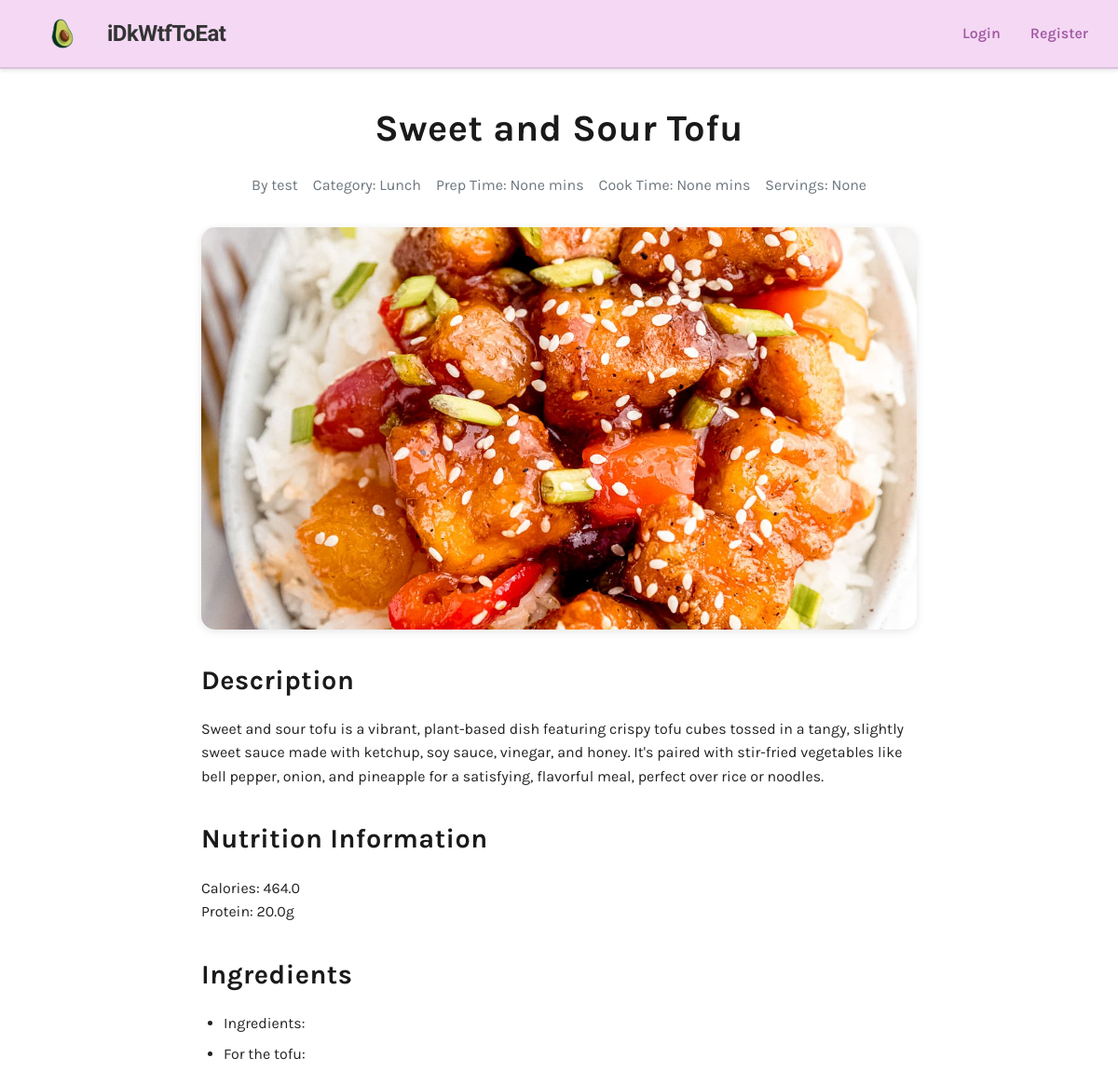
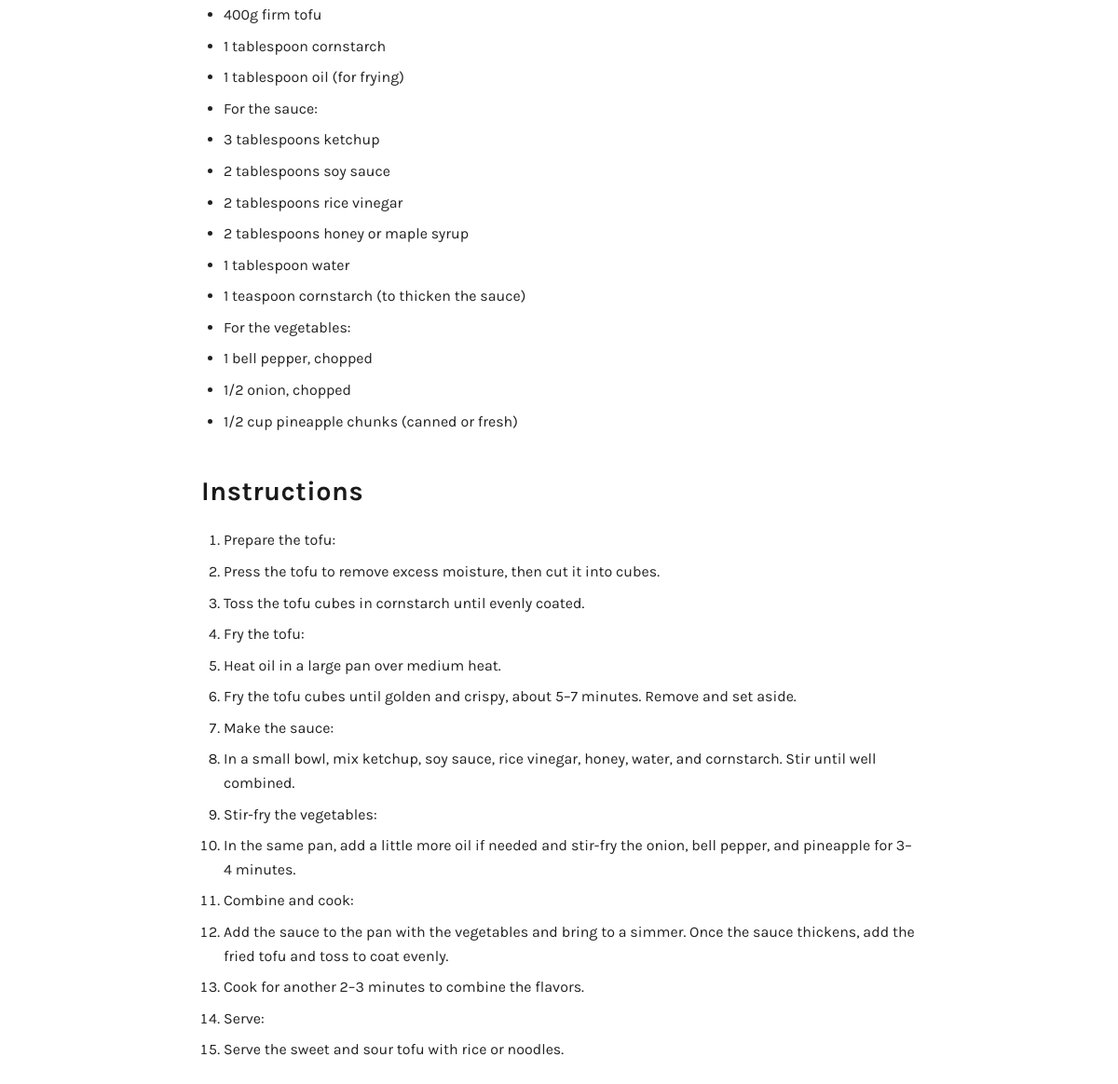
The app's page /recipe/5 with its own data (2 pictures, top to bottom).
### app/models.py (models this page shows, shortened)
class Recipe(db.Model):
    id = db.Column(db.Integer, primary_key=True)
    title = db.Column(db.String(100), nullable=False)
    description = db.Column(db.Text)
    ingredients = db.Column(db.Text, nullable=False)
    instructions = db.Column(db.Text, nullable=False)
    calories = db.Column(db.Float, nullable=False)
    protein = db.Column(db.Float, nullable=False)
    created_at = db.Column(db.DateTime, default=datetime.utcnow)
    user_id = db.Column(db.Integer, db.ForeignKey('user.id'))
    category_id = db.Column(db.Integer, db.ForeignKey('category.id'))
    image_url = db.Column(db.String(255))  # Store the path to the uploaded image
    prep_time = db.Column(db.Float)
    cook_time = db.Column(db.Float)
    servings = db.Column(db.Float)

class User(UserMixin, db.Model):
    id = db.Column(db.Integer, primary_key=True)
    username = db.Column(db.String(64), unique=True, nullable=False)
    email = db.Column(db.String(120), unique=True, nullable=False)
    password_hash = db.Column(db.String(128))
    recipes = db.relationship('Recipe', backref='author', lazy='dynamic')

class Category(db.Model):
    id = db.Column(db.Integer, primary_key=True)
    name = db.Column(db.String(50), unique=True, nullable=False)
    recipes = db.relationship('Recipe', backref='category', lazy='dynamic')

### app/main/routes.py (the view)
@bp.route('/recipe/<int:id>')
def view_recipe(id):
    recipe = Recipe.query.get_or_404(id)
    return render_template('view_recipe.html', recipe=recipe)

### app/templates/view_recipe.html (shortened to what this page needs)
{% extends "base.html" %}
{% block content %}
<div class="recipe-details">
    <div class="recipe-header">
        <h1>{{ recipe.title }}</h1>
        <div class="recipe-meta">
            <span>By {{ recipe.author.username }}</span>
            <span>Category: {{ recipe.category.name }}</span>
            <span>Prep Time: {{ recipe.prep_time }} mins</span>
            <span>Cook Time: {{ recipe.cook_time }} mins</span>
            <span>Servings: {{ recipe.servings }}</span>
        </div>
    </div>
    {% if recipe.image_url %}
        <div class="recipe-image">
            <img src="{{ recipe.image_url }}" alt="{{ recipe.title }}">
        </div>
    {% endif %}
    <div class="recipe-content">
        <div class="recipe-description">
            <h2>Description</h2>
            <p>{{ recipe.description }}</p>
        </div>
        <div class="recipe-nutrition">
            <h2>Nutrition Information</h2>
            <div class="nutrition-info">
                <div class="nutrition-item">
                    <span class="label">Calories:</span>
                    <span class="value">{{ recipe.calories }}</span>
                </div>
                <div class="nutrition-item">
                    <span class="label">Protein:</span>
                    <span class="value">{{ recipe.protein }}g</span>
                </div>
            </div>
        </div>
        <div class="recipe-ingredients">
            <h2>Ingredients</h2>
            <ul>
                {% for ingredient in recipe.ingredients.split('\n') %}
                    {% if ingredient.strip() %}
                        <li>{{ ingredient.strip() }}</li>
                    {% endif %}
                {% endfor %}
            </ul>
        </div>
        <div class="recipe-instructions">
            <h2>Instructions</h2>
            <ol>
                {% for step in recipe.instructions.split('\n') %}
                    {% if step.strip() %}
                        <li>{{ step.strip() }}</li>
                    {% endif %}
                {% endfor %}
            </ol>
        </div>
    </div>
</div>
{% endblock %}

### app/static/css/styles.css (style rules this page uses)
:root { --primary-color: #F4D8F4; --secondary-color: #6c757d; --success-color: #28a745; --danger-color: #dc3545; --light-color: #f8f9fa; --dark-color: #343a40; --border-color: #dee2e6; --text-color: #333333; --link-color: #333333; --hover-color: #000000; }
* { margin: 0; padding: 0; box-sizing: border-box; }
body { font-family: "Karla", sans-serif; line-height: 1.6; color: #333; background-color: #ffffff; min-width: 100%; overflow-x: hidden; }
.recipe-details { max-width: 800px; margin: 2rem auto; padding: 0 1rem; }
.recipe-header { text-align: center; margin-bottom: 2rem; }
.recipe-header h1 { font-size: 2.5rem; margin-bottom: 1rem; }
.recipe-meta { display: flex; flex-wrap: wrap; gap: 1rem; justify-content: center; color: var(--secondary-color); margin-bottom: 2rem; }
.recipe-details .recipe-image { width: 100%; padding-top: 56.25%; position: relative; overflow: hidden; border-radius: 15px; background-color: #f5f5f5; margin-bottom: 2rem; box-shadow: 0 2px 10px rgba(0, 0, 0, 0.1); }
.recipe-details .recipe-image img { position: absolute; top: 0; left: 0; width: 100%; height: 100%; object-fit: cover; object-position: center; }
.recipe-content { display: grid; gap: 2rem; }
.recipe-content h2 { font-size: 1.8rem; margin-bottom: 1rem; color: var(--text-color); }
.recipe-ingredients ul, .recipe-instructions ol { padding-left: 1.5rem; margin-top: 1rem; }
.recipe-ingredients li, .recipe-instructions li { margin-bottom: 0.5rem; line-height: 1.6; }
body, .container, .main-container, .card, .recipe-card, .recipe-info, .discover-section, .hot-recipes, .user-profile, .user-recipes { color: #222 !important; background-color: #fff; }
h1, h2, h3, h4, h5, h6, .recipe-header h1, .hot-recipes h2, .discover-section h1, .user-profile h1, .user-recipes h2 { color: #1a1a1a !important; font-weight: 700; letter-spacing: 0.5px; text-shadow: 0 1px 2px rgba(255,255,255,0.7); }

### records on screen
Recipe: title "Sweet and Sour Tofu", prep_time "None", cook_time "None", servings "None", image_url (picture), description "Sweet and sour tofu is a vibrant, plant-based dish featuring crispy tofu cubes tossed in a tangy, slightly sweet sauce made with ketchup, soy sauce, vinegar, and honey. It's paired with stir-fried vegetables like bell pepper, onion, and pineapple for a satisfying, flavorful meal, perfect over rice or noodles.", calories "464.0", protein "20.0"
User: author.username "test"
Category: category.name "Lunch"

### other values on screen
{{ ingredient.strip() }} "Ingredients:" "For the tofu:" "400g firm tofu" "1 tablespoon cornstarch" "1 tablespoon oil (for frying)" "For the sauce:" "3 tablespoons ketchup" "2 tablespoons soy sauce" "2 tablespoons rice vinegar" "2 tablespoons honey or maple syrup" "1 tablespoon water" "1 teaspoon cornstarch (to thicken the sauce)" "For the vegetables:" "1 bell pepper, chopped" "1/2 onion, chopped" "1/2 cup pineapple chunks (canned or fresh)"
{{ step.strip() }} "Prepare the tofu:" "Press the tofu to remove excess moisture, then cut it into cubes." "Toss the tofu cubes in cornstarch until evenly coated." "Fry the tofu:" "Heat oil in a large pan over medium heat." "Fry the tofu cubes until golden and crispy, about 5–7 minutes. Remove and set aside." "Make the sauce:" "In a small bowl, mix ketchup, soy sauce, rice vinegar, honey, water, and cornstarch. Stir until well combined." "Stir-fry the vegetables:" "In the same pan, add a little more oil if needed and stir-fry the onion, bell pepper, and pineapple for 3–4 minutes." "Combine and cook:" "Add the sauce to the pan with the vegetables and bring to a simmer. Once the sauce thickens, add the fried tofu and toss to coat evenly." "Cook for another 2–3 minutes to combine the flavors." "Serve:" "Serve the sweet and sour tofu with rice or noodles."
